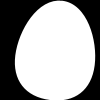
Frame 1 (no input)
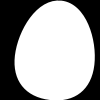
Frame 60 (the mouse pressed at the canvas centre just before this capture)
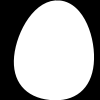
Frame 120 (the mouse held since frame 60 and released just before this capture)

The Processing sketch that drew these frames (run headless with seeded random() and noise(); from frame 60 on, the mouse is pressed at the canvas centre):

// Processing sketch: egg_class_example
// ── egg_class_example.pde
Egg humpty; //declare the object

void setup(){
  size(100, 100);
  smooth();
  humpty = new Egg(50, 100, PI/60, 100);
}

void draw(){
  background(0);
  humpty.wobble();
  humpty.display();
}

// ── Egg_class.pde
class Egg {
  float x, y;
  float tilt;
  float angle;
  float scalar;
  
  //constructor
  Egg(int xpos, int ypos, float t, float s){
    x = xpos;
    y = ypos;
    tilt = t;
    scalar = s / 100.0;
  }
  
  
  void wobble() {
    tilt = cos(angle) / 8;
    angle += 0.1;
  }
  
  void display(){
    noStroke();
    fill(255);
    pushMatrix();
    translate(x, y);
    rotate(tilt);
    scale(scalar);
    beginShape();
    vertex(0, -100);
    bezierVertex(25, -100, 40, -65, 40, -40);
    bezierVertex(40, -15, 25, 0, 0, 0);
    bezierVertex(-25, 0, -40, -15, -40, -40);
    bezierVertex(-40, -65, -25, -100, 0, -100);
    endShape();
    popMatrix();
  }
}
